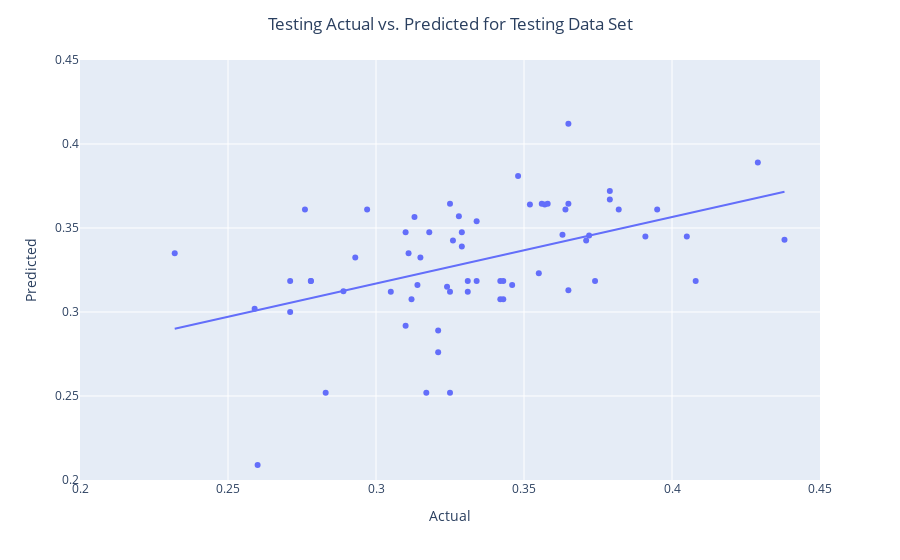

Notebook code for this chart:
### Code cell
# Print XY Scatter Plot using plotly. The closer to the line, the smaller the error. 

fig = px.scatter(resultFrame, x="Actual", y="Predicted",  trendline="ols")
fig.update_layout(title_text='Testing Actual vs. Predicted for Testing Data Set', title_x=0.5)
fig.update_xaxes(range=[0.2, 0.45])
fig.update_yaxes(range=[0.2, 0.45])
fig.show()

print('Mean Absolute Error:', metrics.mean_absolute_error(dependentTest, prediction))
print('Mean Squared Error:', metrics.mean_squared_error(dependentTest, prediction))
print('Root Mean Squared Error:', np.sqrt(metrics.mean_squared_error(dependentTest, prediction)))

### Figure 1 — Plotly figure (JSON) as saved in the notebook; plotly's stock layout.template omitted (floating-point values rounded to 4 significant figures)
{"data": [{"hovertemplate": "Actual=%{x}<br>Predicted=%{y}<extra></extra>", "legendgroup": "", "marker": {"color": "#636efa", "symbol": "circle"}, "mode": "markers", "name": "", "orientation": "v", "showlegend": false, "type": "scatter", "x": [0.314, 0.342, 0.357, 0.365, 0.331, 0.329, 0.232, 0.315, 0.325, 0.271, 0.321, 0.352, 0.276, 0.317, 0.26, 0.379, 0.271, 0.289, 0.346, 0.395, 0.312, 0.331, 0.382, 0.283, 0.278, 0.334, 0.318, 0.324, 0.365, 0.305, 0.31, 0.371, 0.365, 0.326, 0.391, 0.297, 0.438, 0.313, 0.372, 0.293, 0.342, 0.31, 0.408, 0.374, 0.343, 0.363, 0.364, 0.259, 0.356, 0.405, 0.325, 0.343, 0.278, 0.358, 0.328, 0.329, 0.379, 0.325, 0.321, 0.355, 0.429, 0.348, 0.311, 0.334], "xaxis": "x", "y": [0.316, 0.3076, 0.364, 0.3644, 0.312, 0.339, 0.335, 0.3325, 0.312, 0.3185, 0.289, 0.364, 0.361, 0.252, 0.209, 0.367, 0.3, 0.3123, 0.316, 0.361, 0.3076, 0.3185, 0.361, 0.252, 0.3185, 0.3185, 0.3475, 0.315, 0.412, 0.312, 0.3475, 0.3426, 0.313, 0.3426, 0.345, 0.361, 0.343, 0.3565, 0.3456, 0.3325, 0.3185, 0.2918, 0.3185, 0.3185, 0.3185, 0.346, 0.361, 0.302, 0.3644, 0.345, 0.252, 0.3076, 0.3185, 0.3644, 0.357, 0.3475, 0.372, 0.3644, 0.276, 0.323, 0.389, 0.381, 0.335, 0.354], "yaxis": "y"}, {"hovertemplate": "<b>OLS trendline</b><br>Predicted = 0.395641 * Actual + 0.198285<br>R<sup>2</sup>=0.217298<br><br>Actual=%{x}<br>Predicted=%{y} <b>(trend)</b><extra></extra>", "legendgroup": "", "marker": {"color": "#636efa", "symbol": "circle"}, "mode": "lines", "name": "", "showlegend": false, "type": "scatter", "x": [0.232, 0.259, 0.26, 0.271, 0.271, 0.276, 0.278, 0.278, 0.283, 0.289, 0.293, 0.297, 0.305, 0.31, 0.31, 0.311, 0.312, 0.313, 0.314, 0.315, 0.317, 0.318, 0.321, 0.321, 0.324, 0.325, 0.325, 0.325, 0.326, 0.328, 0.329, 0.329, 0.331, 0.331, 0.334, 0.334, 0.342, 0.342, 0.343, 0.343, 0.346, 0.348, 0.352, 0.355, 0.356, 0.357, 0.358, 0.363, 0.364, 0.365, 0.365, 0.365, 0.371, 0.372, 0.374, 0.379, 0.379, 0.382, 0.391, 0.395, 0.405, 0.408, 0.429, 0.438], "xaxis": "x", "y": [0.2901, 0.3008, 0.3012, 0.3055, 0.3055, 0.3075, 0.3083, 0.3083, 0.3103, 0.3126, 0.3142, 0.3158, 0.319, 0.3209, 0.3209, 0.3213, 0.3217, 0.3221, 0.3225, 0.3229, 0.3237, 0.3241, 0.3253, 0.3253, 0.3265, 0.3269, 0.3269, 0.3269, 0.3273, 0.3281, 0.3285, 0.3285, 0.3292, 0.3292, 0.3304, 0.3304, 0.3336, 0.3336, 0.334, 0.334, 0.3352, 0.336, 0.3376, 0.3387, 0.3391, 0.3395, 0.3399, 0.3419, 0.3423, 0.3427, 0.3427, 0.3427, 0.3451, 0.3455, 0.3463, 0.3482, 0.3482, 0.3494, 0.353, 0.3546, 0.3585, 0.3597, 0.368, 0.3716], "yaxis": "y"}], "layout": {"legend": {"tracegroupgap": 0}, "margin": {"t": 60}, "title": {"text": "Testing Actual vs. Predicted for Testing Data Set", "x": 0.5}, "xaxis": {"anchor": "y", "domain": [0, 1], "range": [0.2, 0.45], "title": {"text": "Actual"}}, "yaxis": {"anchor": "x", "domain": [0, 1], "range": [0.2, 0.45], "title": {"text": "Predicted"}}}}
